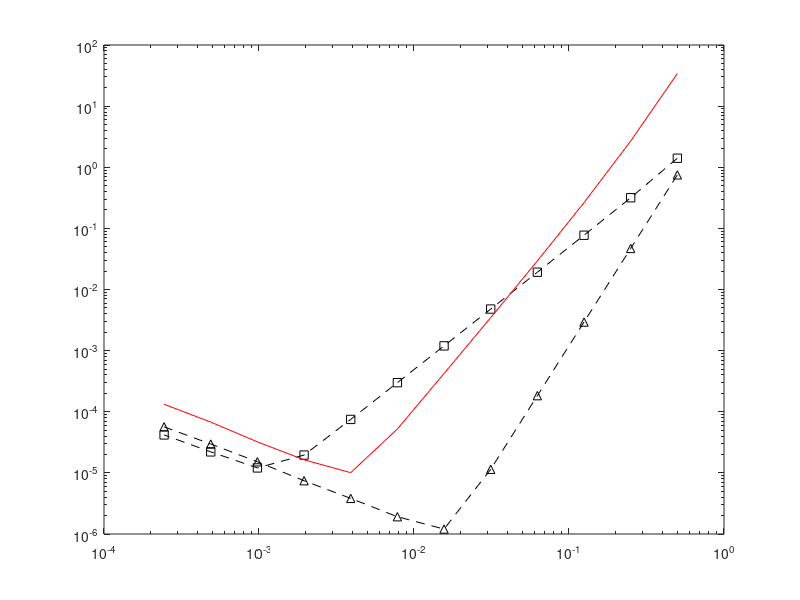

MATLAB code for this plot:
clc, clear all

% load data output from c++ program
data = load('error.dat');

% plot the data
loglog(data(:,1),data(:,2),'ks--',data(:,1),data(:,3),'k^--',data(:,1),data(:,4),'r');
